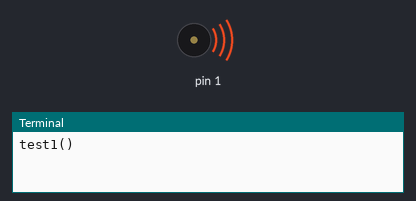
Bench run of a program on a simulated Raspberry Pi (wiringPi pin numbers). On the bench: buzzer (waves = sounding), the last lines printed to the terminal. Pin numbers are wiringPi numbers; threads take turns every 2 ms. At 37.2 s the program stops and its outputs stay as they are.

Above: at 0.1 s.
At 37.2 s:
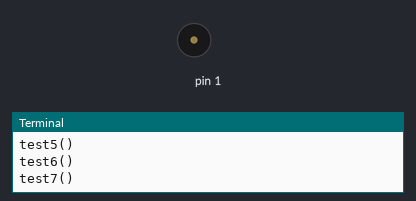
Timing chart, 0 to 38.7 s (numbered marks = the images above):
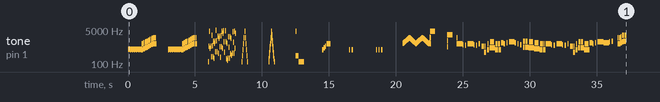

Measured:
- by itself, tone on pin 1: plays 531 Hz for 0.02 s, 538 Hz for 0.02 s, 546 Hz for 0.02 s, 555 Hz for 0.02 s, 546 Hz for 0.02 s, 538 Hz for 0.02 s … (608 notes in this stretch)

The program:

testSoundEnvelope.py
```python
from soundEnvelope import SoundEnvelope, Envelope
import time


def test1():
    print "test1()"
    for i in range(0,2):
        e3=Envelope(2,1,-1,0,4,4,0,20,-1,0,-1,126,110)
        se.play([[24,200,e3]])
        time.sleep(1)

        e3=Envelope(4,48,-48,0,1,1,0,127,0,0,-127,127,8)
        se.play([[0,25,e3],[2,25],[4,25],[5,25],[7,25],[9,25],[11,25],[12,50]],pitchOffset=24,speed=2,legato=1.0)

        time.sleep(2)

def test2():
    print "test2()"
    #random
    e3=Envelope(4,121,17,171,3,1,4,127,0,0,-127,127,8)
    se.play([[0,200,e3]],legato=1)
    time.sleep(2.5)

    #updown1
    e3=Envelope(4,48,-48,0,5,5,100,127,0,0,-127,127,8)
    se.play([[0,10*4,e3]],legato=1)
    time.sleep(2)

    #updown2
    e3=Envelope(2,24,-24,0,10,10,100,127,0,0,-127,127,8)
    se.play([[0,20*2,e3]],legato=1)
    time.sleep(2)

    #down
    e3=Envelope(8,-48,0,0,5,16,16,127,0,0,-127,127,8)
    se.play([[12*5,8*6,e3]])

def test3():
    print "test3()"
    #no
    e3=Envelope(16,0,0,0,1,1,0,127,0,0,-127,127,8)
    se.play([[12,32,e3],[0,64]],legato=0.8,speed=1.5,pitchOffset=0)
    time.sleep(2)
    #yes
    se.play([[0,16,e3],[4,16],[7,16],[12,48]],legato=0.9,speed=1.5,pitchOffset=24)
    time.sleep(2)

    #beep-beep
    se.play([[0,16,e3],[None,16],[0,16]],legato=0.9,speed=1.5,pitchOffset=24)
    time.sleep(2)
    se.play([[0,16,e3],[None,16],[0,16],[None,16],[0,16]],legato=0.9,speed=1.5,pitchOffset=24)
    time.sleep(2)

def test4():
    print "test4()"
    #slow siren
    e3=Envelope(1,1,-1,0,48,48,0,127,0,0,-127,127,8)
    se.play([[36,256,e3]])
    time.sleep(2)

    #fast siren
    e3=Envelope(1,2,-2,0,12,12,0,127,0,0,-127,127,8)
    se.play([[48,128,e3]])

def test5():
    print "test5()"
    #bell
    e3=Envelope(1,-48,48,0,2,2,255,127,-3,0,-127,127,0)
    e4=Envelope(4,1,-1,0,2,2,0,127,-3,0,-127,127,0)
    se.play([[60,128,e3],[54,128],[None,64],[60,128,e4]])
    time.sleep(2)

def test6():
    print "test6()"
    #click
    e3=Envelope(1,0,0,0,12,12,0,127,-127,0,-127,127,8)
    se.play([[48,4,e3]])

def test7():
    print "test7()"
    brass=Envelope(8,0,0,0,2,2,4,4,-1,0,-16,127,126)
    fill=Envelope(4,48,-48,0,1,1,0,127,0,0,-127,127,8)

    se.play([
    	[24,32,brass],[22,8],[None,8],[21,8],[None,8],
    	[24,32],[22,8],[None,8],[21,8],[None,8],
    	[24,8],[None,8],[19,16],[7,8,fill],[None,8],[12,8],[None,8],
    	[16,24],[None,8],[12,24],[None,8],
    	[26,16,brass],[24,8],[None,8],[26,8],[None,8],[28,32],
    	[26,8],[None,8],[24,8],[None,8],[22,8],[None,8],
    	[17,24,fill],[None,8],[16,24],[None,8],
    	[14,24],[None,8],[12,24],[None,8],

    	[24,32,brass],[22,8],[None,8],[21,8],[None,8],
    	[24,32],[22,8],[None,8],[21,8],[None,8],
    	[24,8],[None,8],[19,16],[7,8,fill],[None,8],[12,8],[None,8],
    	[16,24],[None,8],[12,24],[None,8],
    	[26,16,brass],[24,8],[None,8],[26,8],[None,8],[28,24],

    	[None,8],[26,32],[28,8],[None,8],
    	[29,8],[None,24],
    	[24,16,fill],[26,8],[28,8],[29,16]

    	],legato=0.8,speed=0.75,pitchOffset=12)

se=SoundEnvelope()
test1()
test2()
test3()
test4()
test5()
test6()
test7()
```

soundEnvelope.py
```python
import wiringpi
import time
from threading import Thread

twelthRootOf2=2**(1.0/12)

class SoundEnvelope:

	thread=None;
	threadInterrupted=False

	def __init__(self,clock=76, pin=1):
		self.clock=clock
		self.pin=pin

		wiringpi.wiringPiSetup()
		wiringpi.pinMode(self.pin,wiringpi.OUTPUT)
		wiringpi.pinMode(self.pin,wiringpi.PWM_OUTPUT)
		wiringpi.pwmSetMode(wiringpi.PWM_MODE_BAL)
		wiringpi.pwmSetMode(wiringpi.PWM_MODE_MS)
		wiringpi.pwmSetClock(clock)
		self.wiringpi=wiringpi

	def getRangeForNote2(self,note):
		freq=65.41*(twelthRootOf2**note)
		rg=int(19.2e6/self.clock/freq)
		return rg

	def getRangeForNote(self, note, subnote):
		scaleVal=scale[int(note%12)]
		if subnote!=0:
			scaleVal2=scale[1+int(note%12)]
			scaleVal=scaleVal2*subnote+scaleVal*(1-subnote)

		octave=1+int(note/12)
		freq=65.41*(2**octave)*scaleVal
		rg=int(19.2e6/clock/freq)
		#print note,freq,range, octave, int(note%12)
		return rg

	def setSound(self,note,volume):
		rg=self.getRangeForNote2(note)
		mr=int(rg*0.5*volume)
		self.wiringpi.pwmSetRange(rg)
		self.wiringpi.pwmWrite(self.pin,mr)

	def playRun(self,list,pitchOffset,speed,legato):
		env=None
		for sound in list:
			if len(sound)==3:
				env=sound[2]
			duration=int(sound[1]/speed)
			pitch=sound[0]
			if pitch==None:
				for i in range(0,duration):
					time.sleep(0.01)
					if self.threadInterrupted:
						break
			else:
				env.start((pitch+pitchOffset)*4,duration*legato)
				for i in range(0,duration):
					env.process(self)
					time.sleep(0.01)
					if self.threadInterrupted:
						break
			if self.threadInterrupted:
				break
		self.setSound(0,0)

	def play(self,list,pitchOffset=0,speed=1,legato=0.8):
		if self.thread!=None:
			self.threadInterrupted=True
			self.thread.join()
			self.threadInterrupted=False

		thread = Thread(target=self.playRun, args=(list,pitchOffset,speed,legato,))
		thread.start()
		self.thread=thread

class Envelope:

	def __init__(self,s,pi1,pi2,pi3,pn1,pn2,pn3,aa,ad,asus,ar,ala,ald):
		self.s=s
		self.pi=(pi1,pi2,pi3)
		self.pn=(pn1,pn2,pn3)
		self.aa=aa
		self.ad=ad
		self.asus=asus
		self.ar=ar
		self.ala=ala
		self.ald=ald

	def start(self,pitch,duration):
		self.pitch=pitch
		self.volume=0.0
		self.div=0
		self.phase=-1
		self.phaseStepCount=0
		self.ampPhase=0
		self.duration=duration

	def process(self,soundEnvelope):

		self.div=(self.div+1)%self.s
		if self.div==0:
			while self.phaseStepCount==0:
				self.phase=(self.phase+1)%3
				self.phaseStepCount=self.pn[self.phase]
			self.pitch+=self.pi[self.phase]
			self.phaseStepCount=self.phaseStepCount-1


			if self.pitch>255:
				self.pitch=self.pitch-256
			elif self.pitch<0:
				self.pitch=self.pitch+256

		if self.duration==0:
			self.ampPhase=3
		else:
			self.duration=self.duration-1

		if self.ampPhase==0: #attach
			self.volume+=self.aa
			if self.volume>=self.ala:
				self.ampPhase=1
		elif self.ampPhase==1: #decay
			self.volume+=self.ad
			if self.volume<=self.ald:
				self.ampPhase=2
		elif self.ampPhase==2: #sustain
			self.volume+=self.asus
			if self.volume<=0:
				self.ampPhase=4
		elif self.ampPhase==3:
			self.volume+=self.ar
			if self.volume<=0:
				self.ampPhase=4

		#print self.ampPhase, self.volume


		if self.volume<=0:
			soundEnvelope.setSound(12+self.pitch/4.0,0)
			return True
		else:
			soundEnvelope.setSound(12+self.pitch/4.0,self.volume/128.0)
			return False
```
